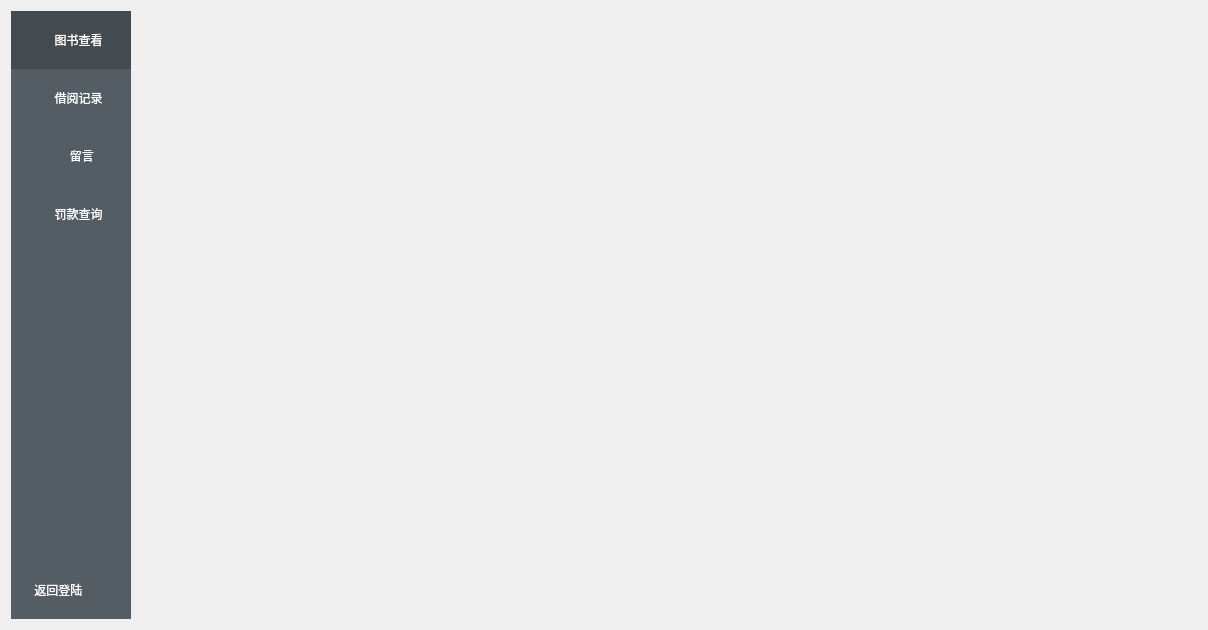
<?xml version="1.0" encoding="UTF-8"?>
<ui version="4.0">
 <class>dlg_user</class>
 <widget class="QDialog" name="dlg_user">
  <property name="geometry">
   <rect>
    <x>0</x>
    <y>0</y>
    <width>1208</width>
    <height>630</height>
   </rect>
  </property>
  <property name="windowTitle">
   <string>Dialog</string>
  </property>
  <property name="styleSheet">
   <string notr="true">QWidget#tool QToolButton{border:none;background-color:rgb(84,92,100);color:white;min-height:55px;font:14px &quot;黑体&quot;;padding-left:12px;}
QWidget#tool QToolButton:checked{background-color:rgb(67,74,80);}
QWidget#tool{background-color:rgb(84,92,100);}
QStackedWidget#centralwidget{background-color:color;}</string>
  </property>
  <layout class="QGridLayout" name="gridLayout">
   <item row="0" column="0">
    <widget class="QWidget" name="tool" native="true">
     <property name="minimumSize">
      <size>
       <width>120</width>
       <height>0</height>
      </size>
     </property>
     <property name="maximumSize">
      <size>
       <width>120</width>
       <height>16777215</height>
      </size>
     </property>
     <layout class="QVBoxLayout" name="verticalLayout_2">
      <property name="spacing">
       <number>0</number>
      </property>
      <property name="leftMargin">
       <number>0</number>
      </property>
      <property name="topMargin">
       <number>0</number>
      </property>
      <property name="rightMargin">
       <number>0</number>
      </property>
      <property name="bottomMargin">
       <number>0</number>
      </property>
      <item>
       <widget class="QToolButton" name="btn_booklist">
        <property name="sizePolicy">
         <sizepolicy hsizetype="Expanding" vsizetype="Fixed">
          <horstretch>0</horstretch>
          <verstretch>0</verstretch>
         </sizepolicy>
        </property>
        <property name="maximumSize">
         <size>
          <width>120</width>
          <height>16777215</height>
         </size>
        </property>
        <property name="text">
         <string> 图书查看</string>
        </property>
        <property name="icon">
         <iconset resource="../res/res.qrc">
          <normaloff>:/tool.svg</normaloff>:/tool.svg</iconset>
        </property>
        <property name="checkable">
         <bool>true</bool>
        </property>
        <property name="checked">
         <bool>true</bool>
        </property>
        <property name="toolButtonStyle">
         <enum>Qt::ToolButtonTextBesideIcon</enum>
        </property>
        <attribute name="buttonGroup">
         <string notr="true">buttonGroup</string>
        </attribute>
       </widget>
      </item>
      <item>
       <widget class="QToolButton" name="btn_bookhis">
        <property name="sizePolicy">
         <sizepolicy hsizetype="Expanding" vsizetype="Fixed">
          <horstretch>0</horstretch>
          <verstretch>0</verstretch>
         </sizepolicy>
        </property>
        <property name="maximumSize">
         <size>
          <width>120</width>
          <height>16777215</height>
         </size>
        </property>
        <property name="text">
         <string> 借阅记录</string>
        </property>
        <property name="icon">
         <iconset resource="../res/res.qrc">
          <normaloff>:/tool.svg</normaloff>:/tool.svg</iconset>
        </property>
        <property name="checkable">
         <bool>true</bool>
        </property>
        <property name="toolButtonStyle">
         <enum>Qt::ToolButtonTextBesideIcon</enum>
        </property>
        <attribute name="buttonGroup">
         <string notr="true">buttonGroup</string>
        </attribute>
       </widget>
      </item>
      <item>
       <widget class="QToolButton" name="btn_booknote">
        <property name="sizePolicy">
         <sizepolicy hsizetype="Expanding" vsizetype="Fixed">
          <horstretch>0</horstretch>
          <verstretch>0</verstretch>
         </sizepolicy>
        </property>
        <property name="maximumSize">
         <size>
          <width>120</width>
          <height>16777215</height>
         </size>
        </property>
        <property name="text">
         <string>   留言</string>
        </property>
        <property name="icon">
         <iconset resource="../res/res.qrc">
          <normaloff>:/tool.svg</normaloff>:/tool.svg</iconset>
        </property>
        <property name="checkable">
         <bool>true</bool>
        </property>
        <property name="toolButtonStyle">
         <enum>Qt::ToolButtonTextBesideIcon</enum>
        </property>
        <attribute name="buttonGroup">
         <string notr="true">buttonGroup</string>
        </attribute>
       </widget>
      </item>
      <item>
       <widget class="QToolButton" name="btn_finelist">
        <property name="sizePolicy">
         <sizepolicy hsizetype="Expanding" vsizetype="Fixed">
          <horstretch>0</horstretch>
          <verstretch>0</verstretch>
         </sizepolicy>
        </property>
        <property name="maximumSize">
         <size>
          <width>120</width>
          <height>16777215</height>
         </size>
        </property>
        <property name="text">
         <string> 罚款查询</string>
        </property>
        <property name="icon">
         <iconset resource="../res/res.qrc">
          <normaloff>:/tool.svg</normaloff>:/tool.svg</iconset>
        </property>
        <property name="checkable">
         <bool>true</bool>
        </property>
        <property name="toolButtonStyle">
         <enum>Qt::ToolButtonTextBesideIcon</enum>
        </property>
        <attribute name="buttonGroup">
         <string notr="true">buttonGroup</string>
        </attribute>
       </widget>
      </item>
      <item>
       <spacer name="verticalSpacer_2">
        <property name="orientation">
         <enum>Qt::Vertical</enum>
        </property>
        <property name="sizeHint" stdset="0">
         <size>
          <width>20</width>
          <height>40</height>
         </size>
        </property>
       </spacer>
      </item>
      <item>
       <widget class="QToolButton" name="btn_returndlg">
        <property name="text">
         <string>  返回登陆</string>
        </property>
        <attribute name="buttonGroup">
         <string notr="true">buttonGroup</string>
        </attribute>
       </widget>
      </item>
     </layout>
    </widget>
   </item>
   <item row="0" column="1">
    <widget class="QStackedWidget" name="stackedWidget">
     <property name="maximumSize">
      <size>
       <width>1677215</width>
       <height>16777215</height>
      </size>
     </property>
    </widget>
   </item>
  </layout>
 </widget>
 <resources>
  <include location="../res/res.qrc"/>
 </resources>
 <connections/>
 <buttongroups>
  <buttongroup name="buttonGroup"/>
 </buttongroups>
</ui>
